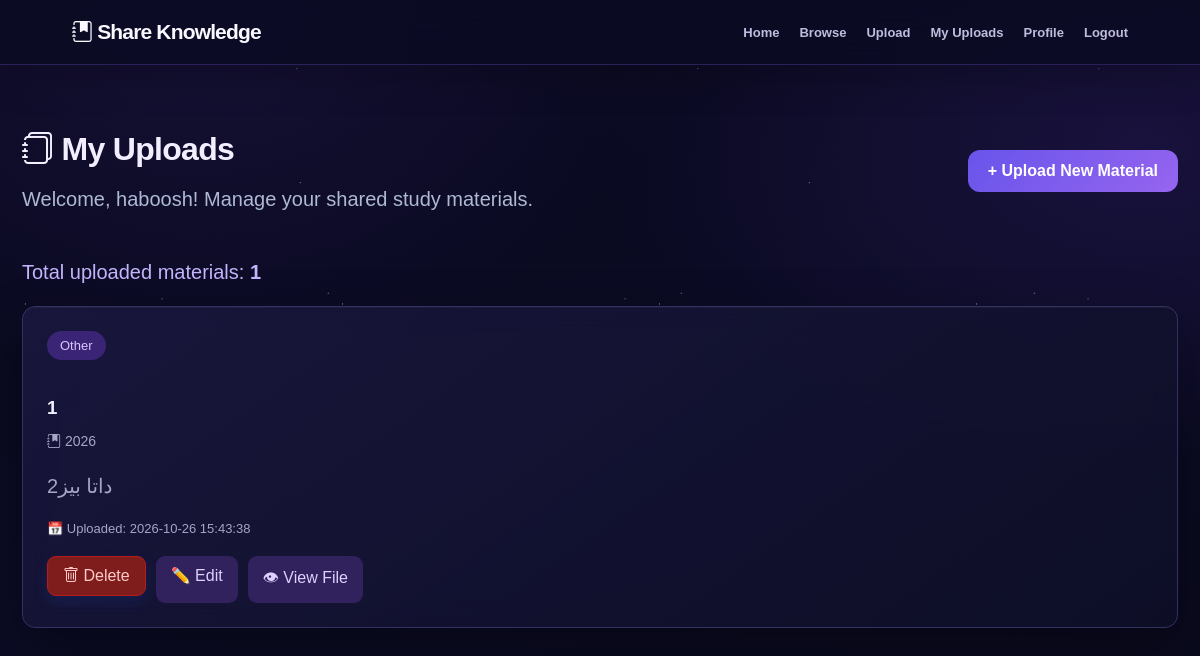
Screenshot of /share_knowledge/my_uploads.php (signed in) with the database file from the repository.
### tables this page shows
CREATE TABLE `materials` (
  `id` int(11) NOT NULL,
  `user_id` int(11) NOT NULL,
  `subject` varchar(100) NOT NULL,
  `chapter` varchar(200) NOT NULL,
  `academic_year` varchar(100) NOT NULL,
  `description` text NOT NULL,
  `file_path` varchar(255) NOT NULL,
  `created_at` timestamp NOT NULL DEFAULT current_timestamp()
);

### share_knowledge/my_uploads.php (the view, shortened to what this page needs)
<?php
require_once 'db.php';
$userId = (int) $_SESSION['user_id'];
$userName = $_SESSION['user_name'] ?? 'Student';
function e($value) {
    return htmlspecialchars((string)$value, ENT_QUOTES, 'UTF-8');
}
try {
    $stmt = $conn->prepare(
        'SELECT id, subject, chapter, academic_year,
                description, created_at
         FROM materials
         WHERE user_id = ?
         ORDER BY created_at DESC, id DESC'
    );
    $stmt->execute([$userId]);
    $materials = $stmt->fetchAll(PDO::FETCH_ASSOC);
} catch (PDOException $e) {
    error_log('My Uploads: ' . $e->getMessage());
    $materials = [];
    $loadError = true;
}
?>
<!DOCTYPE html>
<html lang="en">
<head>
<link rel="stylesheet" href="https://cdn.jsdelivr.net/npm/bootstrap-icons@1.11.3/font/bootstrap-icons.min.css">
    <link rel="stylesheet" href="assets/css/style.css">
    <link rel="stylesheet" href="assets/css/my_uploads.css">
<link rel="stylesheet" href="assets/css/brand-system.css">
</head>
<body>
    <header class="my-navbar">
        <div class="my-logo">
            <i class="bi bi-journal-bookmark-fill" aria-hidden="true"></i> Share Knowledge
        </div>
        <nav class="my-links">
            <a href="index.php">Home</a>
            <a href="browse.php">Browse</a>
            <a href="upload.php">Upload</a>
            <a href="my_uploads.php">My Uploads</a>
            <a href="profile.php">Profile</a>
            <a href="logout.php">Logout</a>
        </nav>
    </header>
    <main class="my-page">
        <div class="my-header">
            <div>
                <h1><i class="bi bi-journals" aria-hidden="true"></i> My Uploads</h1>
                <p>
                    Welcome, <?= e($userName) ?>!
                    Manage your shared study materials.
                </p>
            </div>
            <a href="upload.php" class="my-btn">
                + Upload New Material
            </a>
        </div>
        <?php if (!empty($loadError)): ?>
            <div class="my-alert">
                Unable to load your materials.
                Please try again later.
            </div>
        <?php else: ?>
            <p class="my-count">
                Total uploaded materials:
                <strong><?= count($materials) ?></strong>
            </p>
            <?php if (empty($materials)): ?>
                <div class="my-empty">
                    <h2>📂 No uploads yet</h2>
                    <p>
                        You haven't uploaded any materials yet.
                        Start sharing your knowledge!
                    </p>
                    <a href="upload.php" class="my-btn">
                        Upload Your First Material
                    </a>
                </div>
            <?php else: ?>
                <div class="my-grid">
                    <?php foreach ($materials as $material): ?>
                        <article class="my-card">
                            <span class="my-subject">
                                <?= e($material['subject']) ?>
                            </span>
                            <h3>
                                <?= e($material['chapter']) ?>
                            </h3>
                            <p class="my-year">
                                <i class="bi bi-journal-bookmark-fill" aria-hidden="true"></i> <?= e($material['academic_year']) ?>
                            </p>
                            <p class="my-description"><?= e($material['description']) ?></p>
                            <p class="my-date">
                                📅 Uploaded:
                                <?= e($material['created_at']) ?>
                            </p>
                            <div class="my-actions">
<form action="delete_material.php"
      method="POST"
      onsubmit="return confirm('Are you sure you want to delete this material? This action cannot be undone.');">
    <button type="submit" class="my-delete-btn">
        <i class="bi bi-trash" aria-hidden="true"></i>️ Delete
    </button>
</form>
                                <a class="my-view"
   href="edit_material.php?id=<?= (int)$material['id'] ?>">
    ✏️ Edit
</a>
                                <a class="my-view"
                                   href="view_material.php?id=<?= (int)$material['id'] ?>"
                                   target="_blank"
                                   rel="noopener noreferrer">
                                    👁 View File
                                </a>
                            </div>
                        </article>
                    <?php endforeach; ?>
                </div>
            <?php endif; ?>
        <?php endif; ?>
    </main>
</body>
</html>

### rows the page displays
materials: subject "Other", chapter "1", academic_year "2026", description "داتا بيز2", created_at "2026-10-26 15:43:38"

### other values shown
$userName "haboosh"
count($materials) "1"
